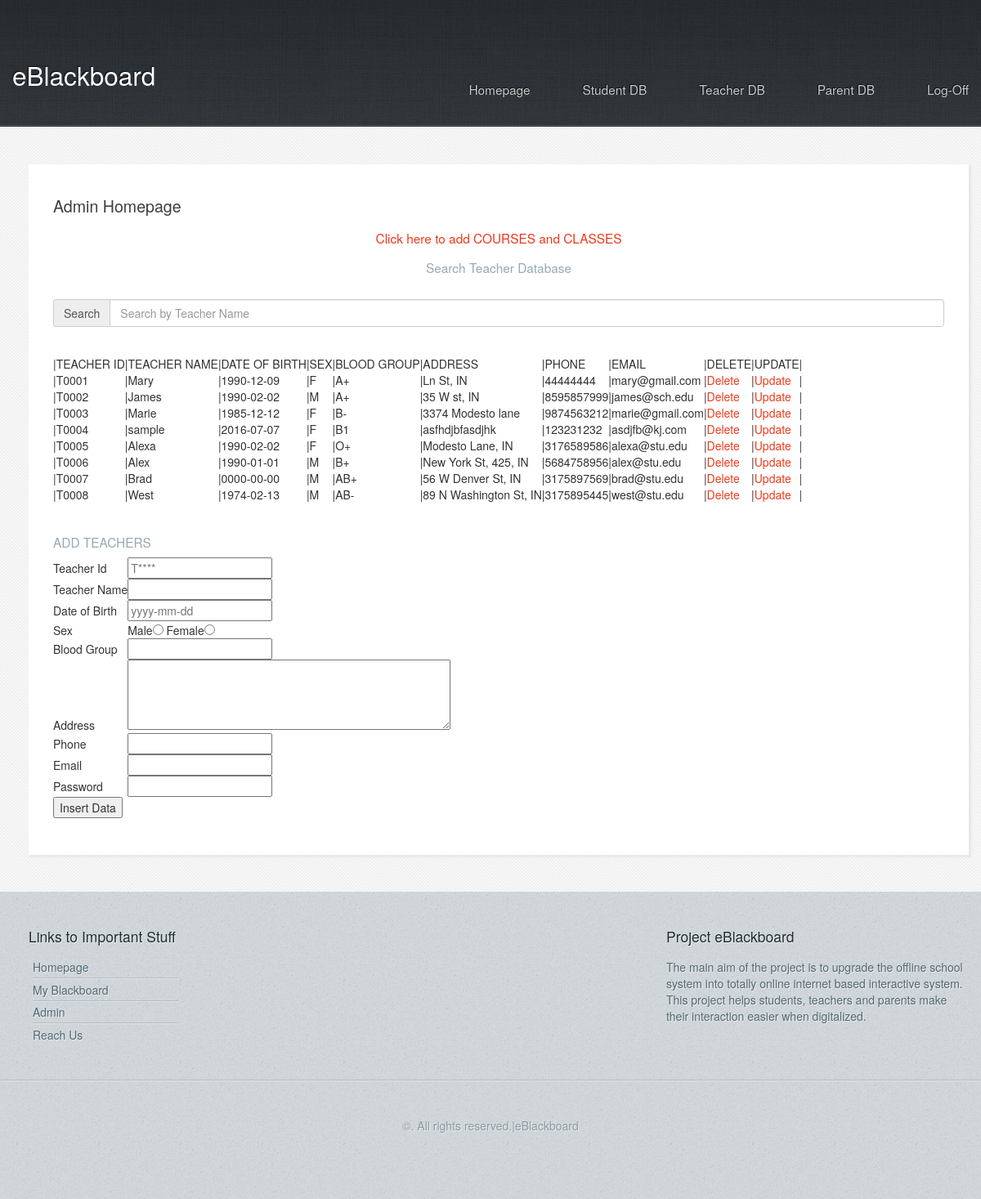
Screenshot of /teacheradmin.php?success=1 with the database file from the repository.
### tables this page shows
CREATE TABLE `teacher` (
  `teacherid` varchar(5) NOT NULL,
  `teachername` varchar(40) DEFAULT NULL,
  `dateofbirth` date DEFAULT NULL,
  `sex` char(1) DEFAULT NULL,
  `bloodgroup` char(3) DEFAULT NULL,
  `address` varchar(200) DEFAULT NULL,
  `phone` bigint(15) DEFAULT NULL,
  `email` varchar(40) DEFAULT NULL,
  `password` varchar(10) DEFAULT NULL
);

### functions.php (called while the page is built, shortened)
<?php
	function selectQuery($sql, $page)
	{
            include "connection.php";
		$result = mysqli_query($con, $sql);
            return($result);
	}
?>

### teacheradmin.php (the view, shortened to what this page needs)
<!DOCTYPE HTML>
<html>
	<head>
		<link rel="stylesheet" href="assets/css/main.css" />
	<link rel="stylesheet" href="https://maxcdn.bootstrapcdn.com/bootstrap/3.3.7/css/bootstrap.min.css">
	</head>
	<body class="subpage">
		<div id="page-wrapper">
				<div id="header-wrapper">
					<header id="header" class="container">
						<div class="row">
							<div class="12u">
									<h1><a href="#" id="logo">eBlackboard</a></h1>
									<nav id="nav">
										<a href="index.php">Homepage</a>
										<a href="afterlogin.php">Student DB</a>
										<a href="Teacheradmin.php">Teacher DB</a>
										<a href="Parentadmin.php">Parent DB</a>
										<a href="adminlogout.php">Log-Off</a>
									</nav>
							</div>
						</div>
					</header>
				</div>
				<div id="content-wrapper">
					<div id="content">
						<div class="container">
							<div class="row">
								<div class="12u">
								<section>
									<header>
										<h2>Admin Homepage</h2>
									</header>
									<div class="container1">
										<h3 align="center" ><a href="addcourses.php">Click here to add COURSES and CLASSES</a></h3>
										<h3 align="center">Search Teacher Database</h3><br />
										<div class="form-group">
											 <div class="input-group">
												  <span class="input-group-addon">Search</span>
												  <input type="text" name="search_text" id="search_text" placeholder="Search by Teacher Name" class="form-control" />
											 </div>
										</div>
										<br />
								   </div>
										<table cellspacing="50">
										<?php
											echo "<tr>";
												echo "<th>  |  </th>";
												echo "<th>TEACHER ID</th>";
												echo "<th>  |  </th>";
												echo "<th>TEACHER NAME</th>";
												echo "<th>  |  </th>";
												echo "<th>DATE OF BIRTH</th>";
												echo "<th>  |  </th>";
												echo "<th>SEX</th>";
												echo "<th>  |  </th>";
												echo "<th>BLOOD GROUP</th>";
												echo "<th>  |  </th>";
												echo "<th>ADDRESS</th>";
												echo "<th>  |  </th>";
												echo "<th>PHONE</th>";
												echo "<th>  |  </th>";
												echo "<th>EMAIL</th>";
												echo "<th>  |  </th>";
												echo "<th>DELETE</th>";
												echo "<th>  |  </th>";
												echo "<th>UPDATE</th>";
												echo "<th>  |  </th>";
											echo "</tr>";
											$query = "select * from teacher";
											include "functions.php";
											$result = selectQuery($sql = $query, $page = "");
											while($row = mysqli_fetch_assoc($result)) {
											echo "<tr> ";
											echo "<td>  |  </td>";
											echo "<td> ".$row['teacherid']." </td>";
											echo "<td>  |  </td>";
											echo "<td> ".$row['teachername']."</td>";
											echo "<td>  |  </td>";
											echo "<td> ".$row['dateofbirth']." </td>";
											echo "<td>  |  </td>";
											echo "<td> ".$row['sex']."</td>";
											echo "<td>  |  </td>";
											echo "<td> ".$row['bloodgroup']."</td>";
											echo "<td>  |  </td>";
											echo "<td> ".$row['address']."</td>";
											echo "<td>  |  </td>";
											echo "<td> ".$row['phone']."</td>";
											echo "<td>  |  </td>";
											echo "<td> ".$row['email']."</td>";
											echo "<td>  |  </td>";
									echo "<td> <a href = 'deleteteacher.php?id=".$row['teacherid']."'>Delete</a> </td>";
									echo "<td>  |  </td>";
									echo "<td> <a href = 'updateteacher.php?id=".$row['teacherid']."'>Update</a> </td>";
									echo "<td>  |  </td>";
												echo "</tr>";
											}
										?>
										</table><br/>
										<h3>ADD TEACHERS</h3>
										<form method="post" enctype="multipart/form-data" action = "addteacher.php">
												<table border="1">
												<tr>
													<td>Teacher Id</td>
													<td><input type="text" name="teacherid" placeholder="T****" required/></td>
												</tr>
												<tr>
													<Td>Teacher Name</td>
													<td><input type="text" name="teachername" required/></td>
												</tr>
												<tr>
													<Td>Date of Birth</td>
													<td><input type="text" name="dateofbirth" placeholder="yyyy-mm-dd" required/></td>
												</tr>
												<tr>
													<td>Sex</td>
													<td>
													Male<input type="radio" name="sex" value="M" required/>
													Female<input type="radio" name="sex" value="F" required/>
													</td>
												</tr>
												<tr>
													<td>Blood Group</td>
													<td><input type="text"  name="bloodgroup" required/></td>
												</tr>
												<tr>
													<Td>Address </td>
													<td><textarea rows="4" cols="50" name="address" required></textarea></td>
												</tr>
												<tr>
													<td>Phone</td>
													<td><input type="text" pattern="[0-9]*" maxlength="10" name="phone" required/></td>
												</tr>
												<tr>
													<td>Email</td>
													<td>
													<input type="email" name="email" required/></td>
												</tr>
												<tr>
													<Td>Password</td>
													<td><input type="password" name="password" required/></td>
												</tr>
												<td colspan="2">
													<input type="submit" name="save" value="Insert Data"/>
													</td>
												</table>
											</form>
										</section>
								</div>
							</div>
						</div>
					</div>
				</div>
				<div id="footer-wrapper">
					<footer id="footer" class="container">
						<div class="row">
							<div class="8u 12u(mobile)">
									<section>
										<h2>Links to Important Stuff</h2>
										<div>
											<div class="row">
												<div class="3u 12u(mobile)">
													<ul class="link-list last-child">
														<li><a href="index.php">Homepage</a></li>
													<li><a href="myblackboard.php">My Blackboard</a></li>
													<li><a href="admin.php">Admin</a></li>
													<li><a href="reachus.php">Reach Us</a></li>
													</ul>
												</div>
											</div>
										</div>
									</section>
							</div>
							<div class="4u 12u(mobile)">
									<section>
										<h2>Project eBlackboard</h2>
										<p>
											The main aim of the project is to upgrade the offline school system into totally online internet based interactive system. This project helps students, teachers and parents make their interaction easier when digitalized.
										</p>
									</section>
							</div>
						</div>
					</footer>
				</div>
				<div id="copyright">
					&copy;. All rights reserved.|eBlackboard
				</div>
		</div>
	</body>
</html>

### rows the page displays
teacher: teacherid "T0001", teachername "Mary", dateofbirth "1990-12-09", sex "F", bloodgroup "A+", address "Ln St, IN", phone "44444444", email "mary@gmail.com"
teacher: teacherid "T0002", teachername "James", dateofbirth "1990-02-02", sex "M", bloodgroup "A+", address "35 W st, IN", phone "8595857999", email "james@sch.edu"
teacher: teacherid "T0003", teachername "Marie", dateofbirth "1985-12-12", sex "F", bloodgroup "B-", address "3374 Modesto lane", phone "9874563212", email "marie@gmail.com"
teacher: teacherid "T0004", teachername "sample", dateofbirth "2016-07-07", sex "F", bloodgroup "B1", address "asfhdjbfasdjhk", phone "123231232", email "asdjfb@kj.com"
teacher: teacherid "T0005", teachername "Alexa", dateofbirth "1990-02-02", sex "F", bloodgroup "O+", address "Modesto Lane, IN", phone "3176589586", email "alexa@stu.edu"
teacher: teacherid "T0006", teachername "Alex", dateofbirth "1990-01-01", sex "M", bloodgroup "B+", address "New York St, 425, IN", phone "5684758956", email "alex@stu.edu"
teacher: teacherid "T0007", teachername "Brad", dateofbirth "0000-00-00", sex "M", bloodgroup "AB+", address "56 W Denver St, IN", phone "3175897569", email "brad@stu.edu"
teacher: teacherid "T0008", teachername "West", dateofbirth "1974-02-13", sex "M", bloodgroup "AB-", address "89 N Washington St, IN", phone "3175895445", email "west@stu.edu"
